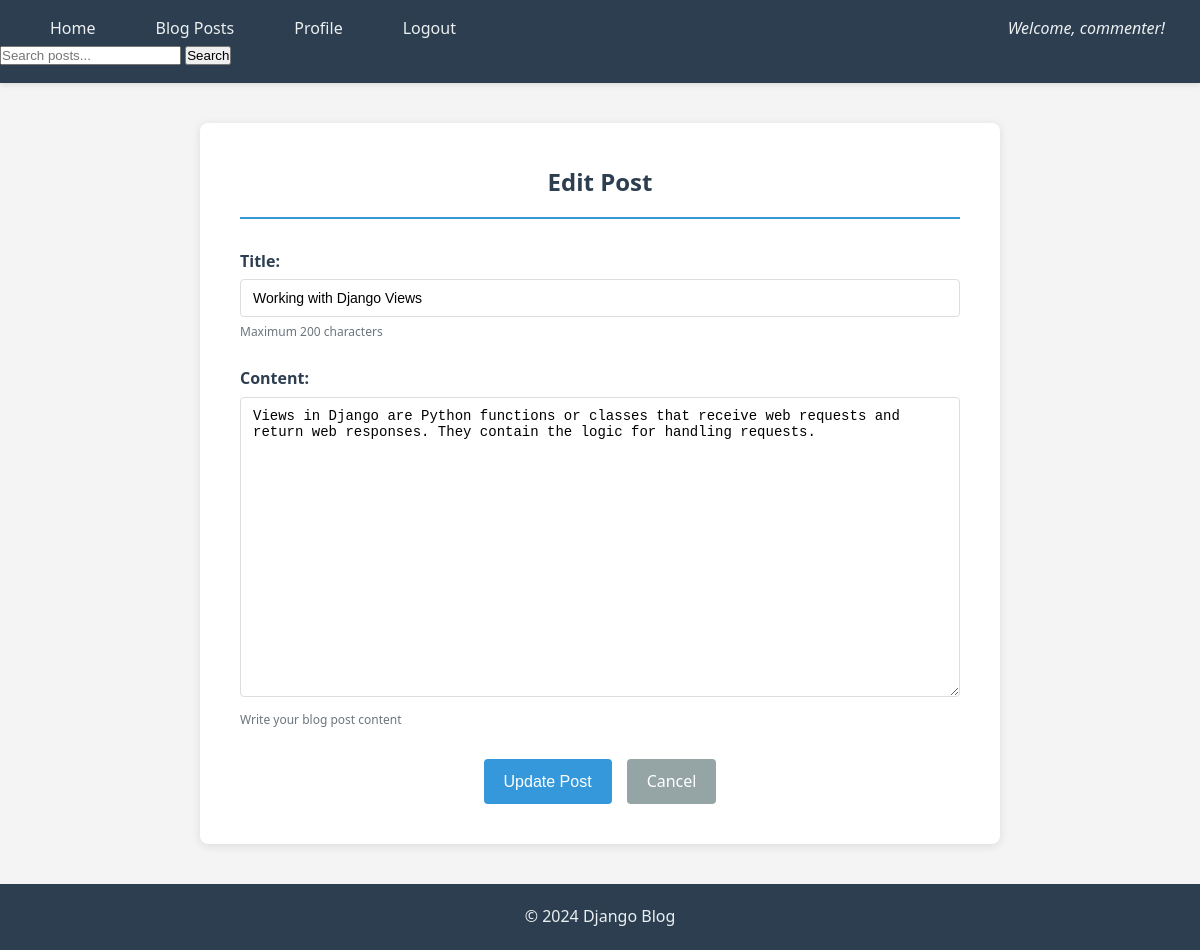
Screenshot of /post/3/update/ (signed in) with the database file from the repository.
### blog/models.py (models this page shows, shortened)
class Post(models.Model):
    title = models.CharField(max_length=200)
    content = models.TextField()
    published_date = models.DateTimeField(auto_now_add=True)
    author = models.ForeignKey(User, on_delete=models.CASCADE, related_name='posts')
    tags = TaggableManager()  # Tagging functionality using django-taggit
    class Meta:
        ordering = ['-published_date']

### blog/views.py (the view, shortened to what this page needs)
class PostUpdateView(LoginRequiredMixin, UserPassesTestMixin, UpdateView):
    model = Post
    form_class = PostForm
    template_name = 'blog/post_form.html'
    def test_func(self):
        post = self.get_object()
        return self.request.user == post.author
    def get_context_data(self, **kwargs):
        context = super().get_context_data(**kwargs)
        context['form_title'] = 'Edit Post'
        context['button_text'] = 'Update Post'
        return context

### blog/forms.py (shortened to what this page needs)
class PostForm(forms.ModelForm):
    title = forms.CharField(
        max_length=200,
        widget=forms.TextInput(attrs={
            'class': 'form-control',
            'placeholder': 'Enter post title'
        }),
        help_text='Maximum 200 characters'
    )
    content = forms.CharField(
        widget=forms.Textarea(attrs={
            'class': 'form-control',
            'rows': 10,
            'placeholder': 'Write your post content here...'
        }),
        help_text='Write your blog post content'
    )
    class Meta:
        model = Post
        fields = ['title', 'content', 'tags']
        widgets = {
            'tags': forms.TextInput(attrs={
                'class': 'form-control',
                'placeholder': 'Enter tags separated by commas (e.g., django, python, web)',
                'data-role': 'tagsinput'
            })
        }
        help_texts = {
            'tags': 'Add tags to categorize your post. Separate multiple tags with commas.'
        }

### blog/templates/blog/post_form.html (shortened to what this page needs)
{% extends 'blog/base.html' %}
{% load static %}
{% block content %}
<div class="post-form-container">
    <h2>{{ form_title }}</h2>
    <form method="post" class="post-form">
        <div class="form-group">
            <label for="{{ form.title.id_for_label }}">Title:</label>
            {{ form.title }}
            {% if form.title.help_text %}
            <small class="form-help-text">{{ form.title.help_text }}</small>
            {% endif %}
        </div>
        <div class="form-group">
            <label for="{{ form.content.id_for_label }}">Content:</label>
            {{ form.content }}
            {% if form.content.help_text %}
            <small class="form-help-text">{{ form.content.help_text }}</small>
            {% endif %}
        </div>
        <div class="form-actions">
            <button type="submit" class="btn btn-primary">{{ button_text }}</button>
            <a href="{% url 'posts' %}" class="btn btn-secondary">Cancel</a>
        </div>
    </form>
</div>
{% endblock %}

### blog/templates/blog/base.html (shortened to what this page needs)
{% load static %}
<!DOCTYPE html>
<html lang="en">
<head>
    <link rel="stylesheet" href="{% static 'css/styles.css' %}">
    <link rel="stylesheet" href="{% static 'css/blog_posts.css' %}">
    <link rel="stylesheet" href="{% static 'css/comments.css' %}">
</head>
<body>
    <header>
        <nav>
            <ul>
                <li><a href="{% url 'home' %}">Home</a></li>
                <li><a href="{% url 'posts' %}">Blog Posts</a></li>
                {% if user.is_authenticated %}
                <li><a href="{% url 'profile' %}">Profile</a></li>
                <li><a href="{% url 'logout' %}">Logout</a></li>
                <li class="welcome-msg">Welcome, {{ user.username }}!</li>
                {% else %}
                <li><a href="{% url 'login' %}">Login</a></li>
                <li><a href="{% url 'register' %}">Register</a></li>
                {% endif %}
            </ul>
            <div class="search-container">
                <form action="{% url 'search' %}" method="get" class="search-form">
                    <input type="text" name="q" placeholder="Search posts..." class="search-input" value="{{ request.GET.q }}">
                    <button type="submit" class="search-button">Search</button>
                </form>
            </div>
        </nav>
    </header>
    <div class="content">
        {% block content %}{% endblock %}
    </div>
    <footer>
        <p>&copy; 2024 Django Blog</p>
    </footer>
</body>
</html>

### static/css/styles.css (style rules this page uses)
* { margin: 0; padding: 0; box-sizing: border-box; }
body { font-family: 'Segoe UI', Tahoma, Geneva, Verdana, sans-serif; line-height: 1.6; color: #333; background-color: #f4f4f4; }
header { background-color: #2c3e50; color: #ecf0f1; padding: 1rem 0; box-shadow: 0 2px 5px rgba(0, 0, 0, 0.1); }
nav ul { list-style: none; display: flex; justify-content: center; align-items: center; flex-wrap: wrap; padding: 0 20px; }
nav ul li { margin: 0 15px; }
nav ul li a { color: #ecf0f1; text-decoration: none; padding: 8px 15px; transition: background-color 0.3s ease; border-radius: 4px; }
nav ul li.welcome-msg { color: #ecf0f1; font-style: italic; margin-left: auto; }
.content { max-width: 1200px; margin: 40px auto; padding: 0 20px; min-height: calc(100vh - 200px); }
footer { background-color: #2c3e50; color: #ecf0f1; text-align: center; padding: 20px 0; margin-top: 40px; }
.form-group { margin-bottom: 20px; }
.form-group label { display: block; margin-bottom: 5px; color: #2c3e50; font-weight: 600; }
.form-group input[type="text"], .form-group input[type="email"], .form-group input[type="password"], .form-control { width: 100%; padding: 10px 12px; border: 1px solid #ddd; border-radius: 4px; font-size: 14px; transition: border-color 0.3s ease; }
.form-help-text { display: block; margin-top: 5px; font-size: 12px; color: #6c757d; }
.btn { padding: 10px 20px; border: none; border-radius: 4px; cursor: pointer; font-size: 16px; text-decoration: none; display: inline-block; text-align: center; transition: background-color 0.3s ease; }
.btn-primary { background-color: #3498db; color: white; }
.btn-secondary { background-color: #95a5a6; color: white; }

### static/css/blog_posts.css (style rules this page uses)
.post-form-container { max-width: 800px; margin: 0 auto; background: white; padding: 40px; border-radius: 8px; box-shadow: 0 2px 10px rgba(0, 0, 0, 0.1); }
.post-form-container h2 { color: #2c3e50; margin-bottom: 30px; text-align: center; border-bottom: 2px solid #3498db; padding-bottom: 15px; }
.post-form .form-group { margin-bottom: 25px; }
.post-form textarea { min-height: 300px; resize: vertical; }
.form-actions { display: flex; gap: 15px; justify-content: center; margin-top: 30px; }

### rows the page displays
Post: title "Working with Django Views", content "Views in Django are Python functions or classes that receive web requests and return web responses. They contain the logic for handling requests."

### other values shown
{{ user.username }} "commenter"
{{ button_text }} "Update Post"
